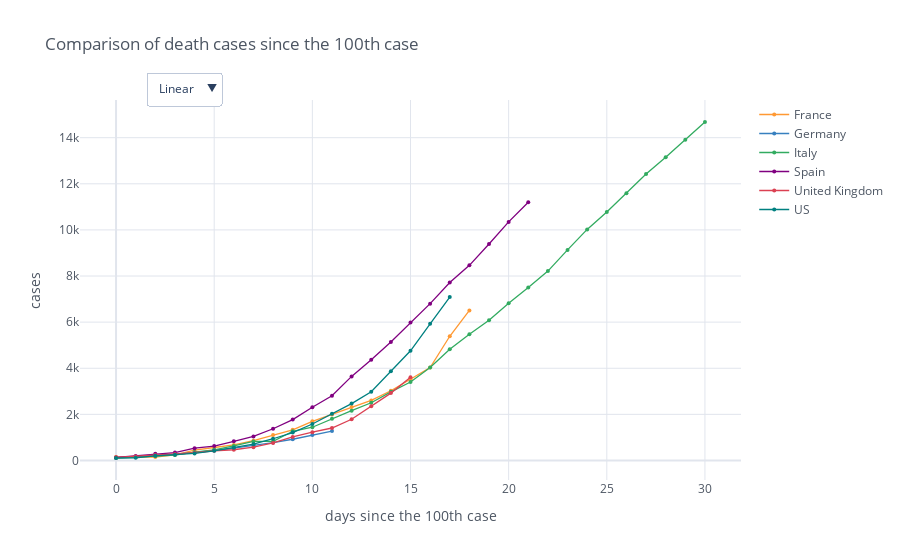

Source (notebook cell):
### Code cell
min_value = 100
fig_deaths = mp.iplot_sync_plot(death_cases_countries, min_value=min_value, title='Comparison of death cases since the ' + str(min_value) + 'th case', size=4, yTitle='cases', mode='lines+markers', asFigure=True)
fig_deaths.show()

### Figure 1 — Plotly figure (JSON) as saved in the notebook; plotly's stock layout.template omitted (floating-point values rounded to 4 significant figures)
{"data": [{"line": {"color": "rgba(255, 153, 51, 1.0)", "dash": "solid", "shape": "linear", "width": 1.3}, "marker": {"size": 4, "symbol": "circle"}, "mode": "lines+markers", "name": "France", "text": "", "type": "scatter", "x": [0, 1, 2, 3, 4, 5, 6, 7, 8, 9, 10, 11, 12, 13, 14, 15, 16, 17, 18, 19, 20, 21, 22, 23, 24, 25, 26, 27, 28, 29, 30], "y": [148.0, 148.0, 148.0, 243.0, 450.0, 562.0, 674.0, 860.0, 1100.0, 1331.0, 1696.0, 1995.0, 2314.0, 2606.0, 3024.0, 3523.0, 4032.0, 5387.0, 6507.0, "", "", "", "", "", "", "", "", "", "", "", ""]}, {"line": {"color": "rgba(55, 128, 191, 1.0)", "dash": "solid", "shape": "linear", "width": 1.3}, "marker": {"size": 4, "symbol": "circle"}, "mode": "lines+markers", "name": "Germany", "text": "", "type": "scatter", "x": [0, 1, 2, 3, 4, 5, 6, 7, 8, 9, 10, 11, 12, 13, 14, 15, 16, 17, 18, 19, 20, 21, 22, 23, 24, 25, 26, 27, 28, 29, 30], "y": [123.0, 157.0, 206.0, 267.0, 342.0, 433.0, 533.0, 645.0, 775.0, 920.0, 1107.0, 1275.0, "", "", "", "", "", "", "", "", "", "", "", "", "", "", "", "", "", "", ""]}, {"line": {"color": "rgba(50, 171, 96, 1.0)", "dash": "solid", "shape": "linear", "width": 1.3}, "marker": {"size": 4, "symbol": "circle"}, "mode": "lines+markers", "name": "Italy", "text": "", "type": "scatter", "x": [0, 1, 2, 3, 4, 5, 6, 7, 8, 9, 10, 11, 12, 13, 14, 15, 16, 17, 18, 19, 20, 21, 22, 23, 24, 25, 26, 27, 28, 29, 30], "y": [107, 148, 197, 233, 366, 463, 631, 827, 827, 1266, 1441, 1809, 2158, 2503, 2978, 3405, 4032, 4825, 5476, 6077, 6820, 7503, 8215, 9134, 10023, 10779, 11591, 12428, 13155, 13915, 14681]}, {"line": {"color": "rgba(128, 0, 128, 1.0)", "dash": "solid", "shape": "linear", "width": 1.3}, "marker": {"size": 4, "symbol": "circle"}, "mode": "lines+markers", "name": "Spain", "text": "", "type": "scatter", "x": [0, 1, 2, 3, 4, 5, 6, 7, 8, 9, 10, 11, 12, 13, 14, 15, 16, 17, 18, 19, 20, 21, 22, 23, 24, 25, 26, 27, 28, 29, 30], "y": [133.0, 195.0, 289.0, 342.0, 533.0, 623.0, 830.0, 1043.0, 1375.0, 1772.0, 2311.0, 2808.0, 3647.0, 4365.0, 5138.0, 5982.0, 6803.0, 7716.0, 8464.0, 9387.0, 10350.0, 11200.0, "", "", "", "", "", "", "", "", ""]}, {"line": {"color": "rgba(219, 64, 82, 1.0)", "dash": "solid", "shape": "linear", "width": 1.3}, "marker": {"size": 4, "symbol": "circle"}, "mode": "lines+markers", "name": "United Kingdom", "text": "", "type": "scatter", "x": [0, 1, 2, 3, 4, 5, 6, 7, 8, 9, 10, 11, 12, 13, 14, 15, 16, 17, 18, 19, 20, 21, 22, 23, 24, 25, 26, 27, 28, 29, 30], "y": [137.0, 177.0, 233.0, 281.0, 335.0, 422.0, 465.0, 578.0, 759.0, 1019.0, 1228.0, 1408.0, 1789.0, 2352.0, 2921.0, 3605.0, "", "", "", "", "", "", "", "", "", "", "", "", "", "", ""]}, {"line": {"color": "rgba(0, 128, 128, 1.0)", "dash": "solid", "shape": "linear", "width": 1.3}, "marker": {"size": 4, "symbol": "circle"}, "mode": "lines+markers", "name": "US", "text": "", "type": "scatter", "x": [0, 1, 2, 3, 4, 5, 6, 7, 8, 9, 10, 11, 12, 13, 14, 15, 16, 17, 18, 19, 20, 21, 22, 23, 24, 25, 26, 27, 28, 29, 30], "y": [108.0, 118.0, 200.0, 244.0, 307.0, 417.0, 557.0, 706.0, 942.0, 1209.0, 1581.0, 2026.0, 2467.0, 2978.0, 3873.0, 4757.0, 5926.0, 7087.0, "", "", "", "", "", "", "", "", "", "", "", "", ""]}], "layout": {"legend": {"bgcolor": "#FFFFFF", "font": {"color": "#4D5663"}}, "paper_bgcolor": "#FFFFFF", "plot_bgcolor": "#FFFFFF", "title": {"font": {"color": "#4D5663"}, "text": "Comparison of death cases since the 100th case"}, "updatemenus": [{"buttons": [{"args": [{"yaxis.type": "linear"}], "label": "Linear", "method": "relayout"}, {"args": [{"yaxis.type": "log"}], "label": "Log", "method": "relayout"}], "direction": "down", "pad": {"r": 10, "t": 10}, "showactive": true, "x": 0.1, "xanchor": "left", "y": 1.1, "yanchor": "top"}], "xaxis": {"gridcolor": "#E1E5ED", "showgrid": true, "tickfont": {"color": "#4D5663"}, "title": {"font": {"color": "#4D5663"}, "text": "days since the 100th case"}, "zerolinecolor": "#E1E5ED"}, "yaxis": {"gridcolor": "#E1E5ED", "showgrid": true, "tickfont": {"color": "#4D5663"}, "title": {"font": {"color": "#4D5663"}, "text": "cases"}, "zerolinecolor": "#E1E5ED"}}}
